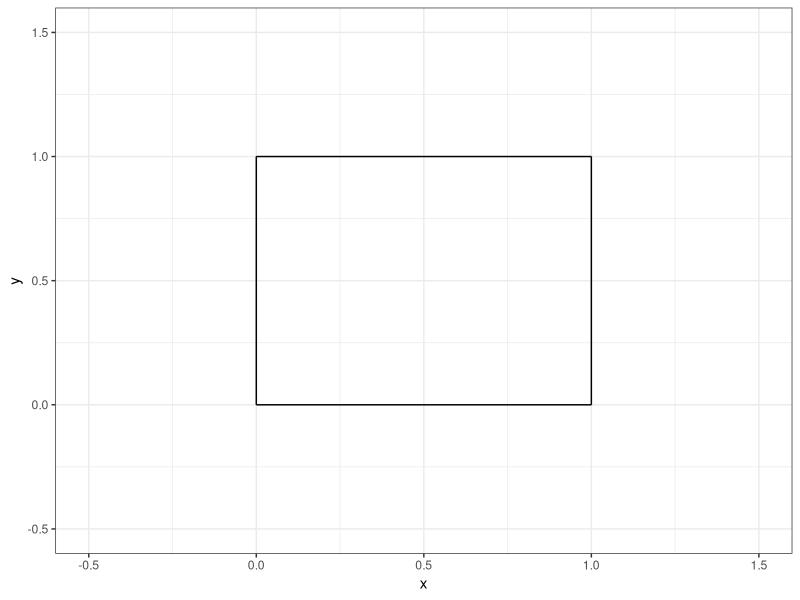
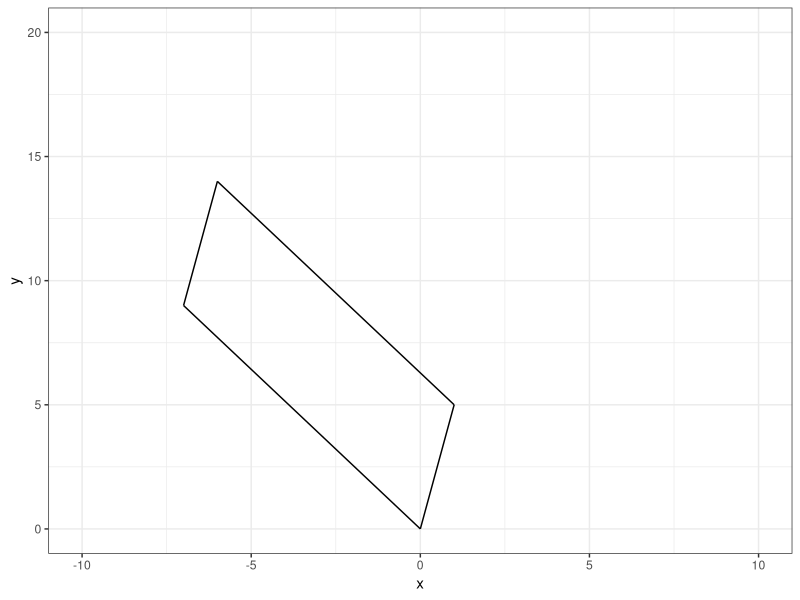
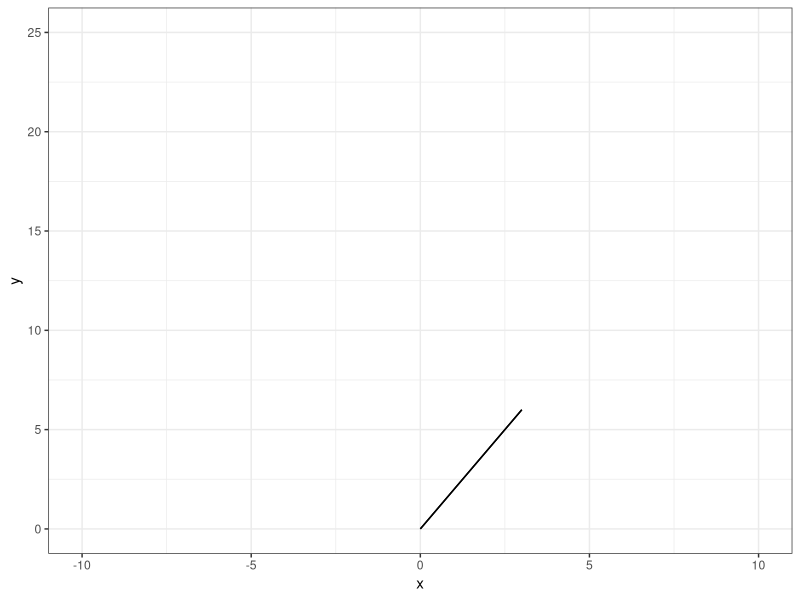
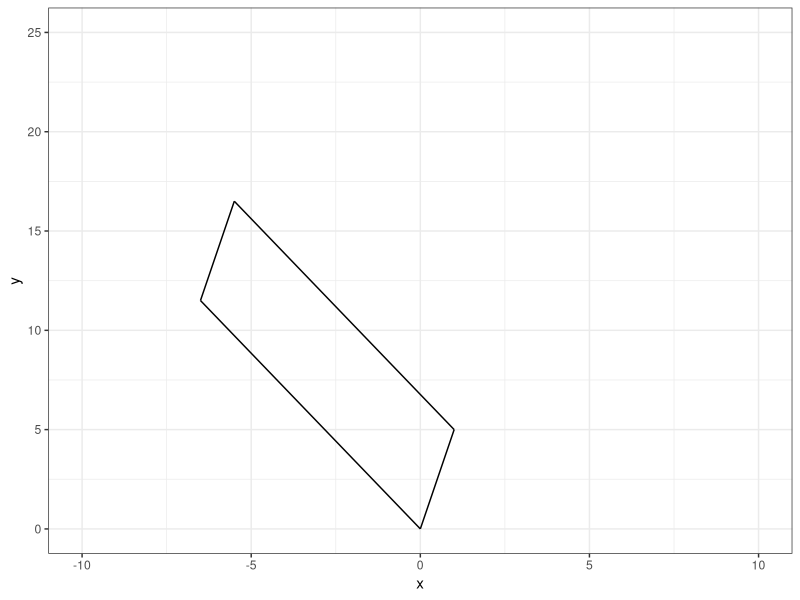
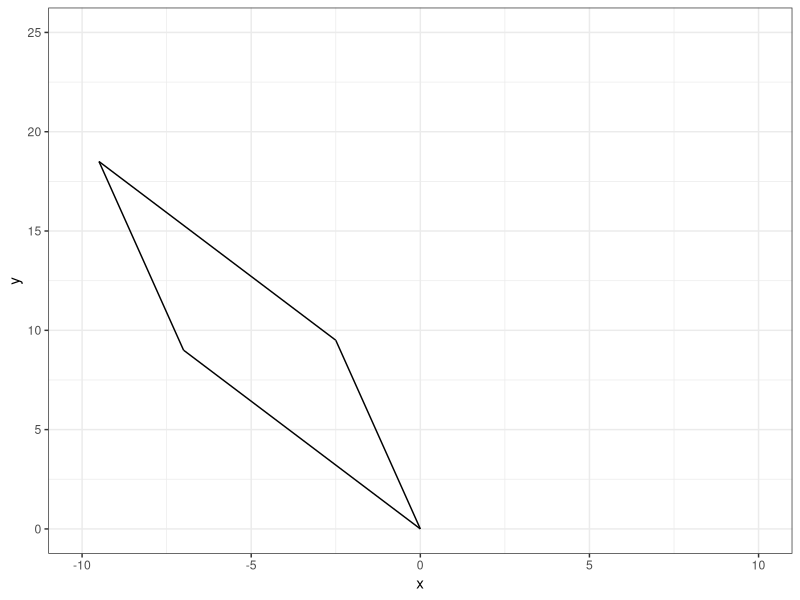
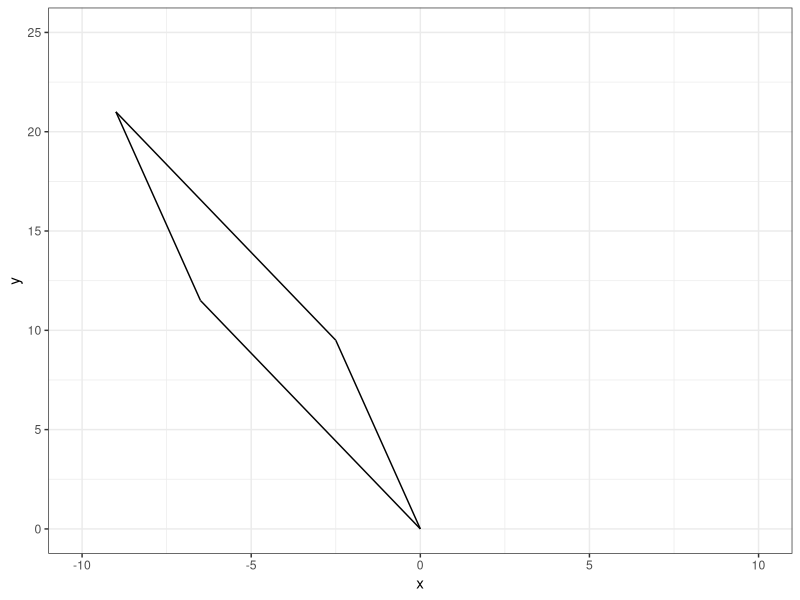
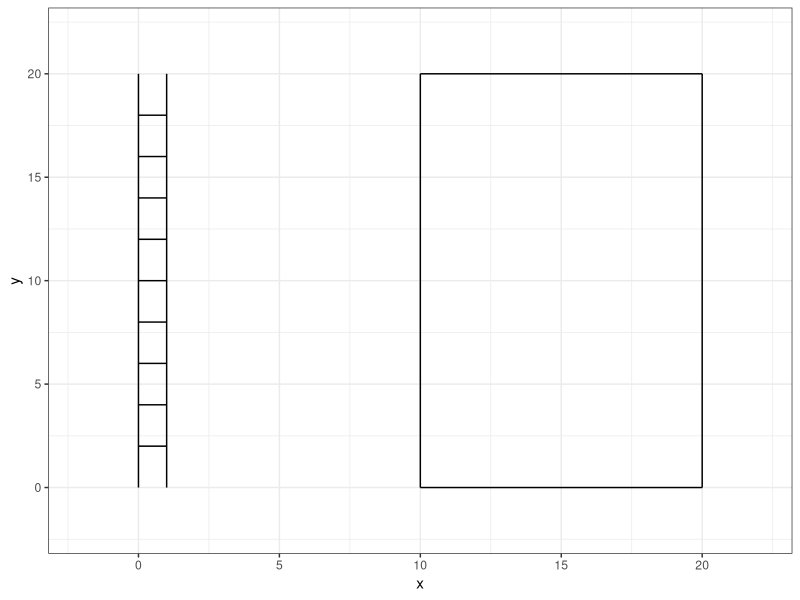

The R script that drew these images, in order:
## ---- chunk 1
#| echo: false

default_chunk_hook  <- knitr::knit_hooks$get("chunk")

latex_font_size <- c("Huge", "huge", "LARGE", "Large", 
                     "large", "normalsize", "small", 
                     "footnotesize", "scriptsize", "tiny")

knitr::knit_hooks$set(chunk = function(x, options) {
  x <- default_chunk_hook(x, options)
  if(options$size %in% latex_font_size) {
    paste0("\n \\", options$size, "\n\n", 
      x, 
      "\n\n \\normalsize"
    )
  } else {
    x
  }
})

## ---- chunk 2
#| label: load-packages
#| include: false
library(tidyverse)
## ---- chunk 3
#| label: fig-unitsquare
#| fig-cap: "The unit square."
#| fig-width: 3
#| fig-height: 3
#| scale: "80%"
#| fig-align: "center"
#| size: "scriptsize"
ggplot() +
  geom_segment(aes(x = 0, xend = 0,
                   y=0, yend = 1))+
  geom_segment(aes(x = 0, xend = 1,
                   y=1, yend = 1))+
  geom_segment(aes(x = 1, xend = 1,
                   y=0, yend = 1))+
  geom_segment(aes(x = 0, xend = 1,
                   y=0, yend = 0)) +
  theme_bw() + 
  xlim(-0.5, 1.5)+
  ylim(-0.5, 1.5)+
  labs(x = "x", 
       y = "y")
## ---- chunk 4
#| size: "scriptsize"
#| code-fold: FALSE
 
(A = matrix(data=c(1,-7,5,9), nrow=2, ncol=2, byrow=TRUE))
## ---- chunk 5
#| size: "scriptsize"
#| code-fold: FALSE

(M = diag(2))
(T = A %*% M)
## ---- chunk 6
#| size: "scriptsize"
#| code-fold: FALSE
(basis.vector.1 = T[,1])
(basis.vector.2 = T[,2])
## ---- chunk 7
#| size: "scriptsize"
#| code-fold: FALSE
(p.0 = c(0,0))
(p.1 = basis.vector.1)
(p.2 = basis.vector.1 + basis.vector.2)
(p.3 = basis.vector.2)
## ---- chunk 8
#| label: fig-part-1e
#| fig-cap: "Shape (part 1e)."
#| fig-width: 3
#| fig-height: 3
#| scale: "80%"
#| fig-align: "center"
#| size: "scriptsize"
ggplot() +
  geom_segment(aes(x = p.0[1], xend = p.1[1],
                   y=p.0[2], yend = p.1[2]))+
  geom_segment(aes(x = p.1[1], xend = p.2[1],
                   y=p.1[2], yend = p.2[2]))+
  geom_segment(aes(x = p.2[1], xend = p.3[1],
                   y=p.2[2], yend = p.3[2]))+
  geom_segment(aes(x = p.3[1], xend = p.0[1],
                   y=p.3[2], yend = p.0[2])) +
  theme_bw() + 
  xlim(-10, 10)+
  ylim(0, 20)+
  labs(x = "x", 
       y = "y")
## ---- chunk 9
#| size: "scriptsize"
#| code-fold: FALSE
(det.A = det(A))
## ---- chunk 10
#| size: "scriptsize"
#| code-fold: FALSE
 
(A = matrix(data=c(1,2,2,4), nrow=2, ncol=2, byrow=TRUE))
## ---- chunk 11
#| size: "scriptsize"
#| code-fold: FALSE

(M = diag(2))
(T = A %*% M)
## ---- chunk 12
#| size: "scriptsize"
#| code-fold: FALSE
(basis.vector.1 = T[,1])
(basis.vector.2 = T[,2])
## ---- chunk 13
#| size: "scriptsize"
#| code-fold: FALSE
(p.0 = c(0,0))
(p.1 = basis.vector.1)
(p.2 = basis.vector.1 + basis.vector.2)
(p.3 = basis.vector.2)
## ---- chunk 14
#| label: fig-part-2e
#| fig-cap: "Shape (part 2e)."
#| fig-width: 3
#| fig-height: 3
#| scale: "80%"
#| fig-align: "center"
#| size: "scriptsize"
ggplot() +
  geom_segment(aes(x = p.0[1], xend = p.1[1],
                   y=p.0[2], yend = p.1[2]))+
  geom_segment(aes(x = p.1[1], xend = p.2[1],
                   y=p.1[2], yend = p.2[2]))+
  geom_segment(aes(x = p.2[1], xend = p.3[1],
                   y=p.2[2], yend = p.3[2]))+
  geom_segment(aes(x = p.3[1], xend = p.0[1],
                   y=p.3[2], yend = p.0[2])) +
  theme_bw() + 
  xlim(-10, 10)+
  ylim(0, 25)+
  labs(x = "x", 
       y = "y")
## ---- chunk 15
#| size: "scriptsize"
#| code-fold: FALSE
(det.A = det(A))
## ---- chunk 16
#| size: "scriptsize"
#| code-fold: FALSE
k = 0.5
(M.v = matrix(data=c(1,k,0,1),nrow=2,ncol=2,byrow=TRUE))
(A = matrix(data=c(1,-7,5,9),nrow=2,ncol=2,byrow=TRUE))
T = A %*% M.v

basis.vector.1 = T[,1]
basis.vector.2 = T[,2]

p.0 = c(0,0)
p.1 = basis.vector.1
p.2 = basis.vector.1 + basis.vector.2
p.3 = basis.vector.2
## ---- chunk 17
#| label: fig-part-3a
#| fig-cap: "Shape (part 3a)."
#| fig-width: 3
#| fig-height: 3
#| scale: "80%"
#| fig-align: "center"
#| size: "scriptsize"
ggplot() +
  geom_segment(aes(x = p.0[1], xend = p.1[1],
                   y=p.0[2], yend = p.1[2]))+
  geom_segment(aes(x = p.1[1], xend = p.2[1],
                   y=p.1[2], yend = p.2[2]))+
  geom_segment(aes(x = p.2[1], xend = p.3[1],
                   y=p.2[2], yend = p.3[2]))+
  geom_segment(aes(x = p.3[1], xend = p.0[1],
                   y=p.3[2], yend = p.0[2])) +
  theme_bw() + 
  xlim(-10, 10)+
  ylim(0, 25)+
  labs(x = "x", 
       y = "y")
## ---- chunk 18
#| size: "scriptsize"
#| code-fold: FALSE
(det.A = det(A))
## ---- chunk 19
#| size: "scriptsize"
#| code-fold: FALSE
k = 0.5
(M.v = matrix(data=c(1,0,k,1),nrow=2,ncol=2,byrow=TRUE))
(A = matrix(data=c(1,-7,5,9),nrow=2,ncol=2,byrow=TRUE))
T = A %*% M.v

basis.vector.1 = T[,1]
basis.vector.2 = T[,2]

p.0 = c(0,0)
p.1 = basis.vector.1
p.2 = basis.vector.1 + basis.vector.2
p.3 = basis.vector.2
## ---- chunk 20
#| label: fig-part-3b
#| fig-cap: "Shape (part 3b)."
#| fig-width: 3
#| fig-height: 3
#| scale: "80%"
#| fig-align: "center"
#| size: "scriptsize"
ggplot() +
  geom_segment(aes(x = p.0[1], xend = p.1[1],
                   y=p.0[2], yend = p.1[2]))+
  geom_segment(aes(x = p.1[1], xend = p.2[1],
                   y=p.1[2], yend = p.2[2]))+
  geom_segment(aes(x = p.2[1], xend = p.3[1],
                   y=p.2[2], yend = p.3[2]))+
  geom_segment(aes(x = p.3[1], xend = p.0[1],
                   y=p.3[2], yend = p.0[2])) +
  theme_bw() + 
  xlim(-10, 10)+
  ylim(0, 25)+
  labs(x = "x", 
       y = "y")
## ---- chunk 21
#| size: "scriptsize"
#| code-fold: FALSE
(det.A = det(A))
## ---- chunk 22
#| size: "scriptsize"
#| code-fold: FALSE
k = 0.5
(M.v = matrix(data=c(1,k,k,1),nrow=2,ncol=2,byrow=TRUE))
(A = matrix(data=c(1,-7,5,9),nrow=2,ncol=2,byrow=TRUE))
T = A %*% M.v

basis.vector.1 = T[,1]
basis.vector.2 = T[,2]

p.0 = c(0,0)
p.1 = basis.vector.1
p.2 = basis.vector.1 + basis.vector.2
p.3 = basis.vector.2
## ---- chunk 23
#| label: fig-part-3c
#| fig-cap: "Shape (part 3c)."
#| fig-width: 3
#| fig-height: 3
#| scale: "80%"
#| fig-align: "center"
#| size: "scriptsize"
ggplot() +
  geom_segment(aes(x = p.0[1], xend = p.1[1],
                   y=p.0[2], yend = p.1[2]))+
  geom_segment(aes(x = p.1[1], xend = p.2[1],
                   y=p.1[2], yend = p.2[2]))+
  geom_segment(aes(x = p.2[1], xend = p.3[1],
                   y=p.2[2], yend = p.3[2]))+
  geom_segment(aes(x = p.3[1], xend = p.0[1],
                   y=p.3[2], yend = p.0[2])) +
  theme_bw() + 
  xlim(-10, 10)+
  ylim(0, 25)+
  labs(x = "x", 
       y = "y")
## ---- chunk 24
#| size: "scriptsize"
#| code-fold: FALSE
(det.A = det(A))
## ---- chunk 25
#| size: "scriptsize"
#| code-fold: FALSE
(ladder = data.frame(x=c(0,0,1,1,0,1,0,1,0,1,0,1,0,1,0,1,0,1,0,1,0,1),y=c(0,20,0,20,2,2,4,4,6,6,8,8,10,10,12,12,14,14,16,16,18,18),group=c(1,1,2,2,3,3,4,4,5,5,6,6,7,7,8,8,9,9,10,10,11,11)))
## ---- chunk 26
#| label: fig-ladder
#| fig-cap: "A ladder."
#| fig-width: 3
#| fig-height: 3
#| scale: "80%"
#| fig-align: "center"
#| size: "scriptsize"
ggplot() +
  geom_path(data = ladder, 
              aes(x = x, y = y, group = group)) +
                  geom_segment(aes(x = 10, xend = 10,
                   y=0, yend = 20))+
  geom_segment(aes(x = 10, xend = 20,
                   y=20, yend = 20))+
  geom_segment(aes(x = 20, xend = 20,
                   y=0, yend = 20))+
  geom_segment(aes(x = 10, xend = 20,
                   y=0, yend = 0)) +
  theme_bw() +
  xlim(-2,22) +
  ylim(-2,22)
## ---- chunk 27
#| size: "scriptsize"
#| code-fold: FALSE
k=0.5
(M.h = matrix(data=c(1,0,k,1),nrow=2,ncol=2,byrow=TRUE))
(A = as.matrix(ladder[,c(1,2)]))

(T = A %*% M)
## ---- chunk 28
#| size: "scriptsize"
#| code-fold: FALSE
(leaning.ladder = data.frame(x = T[,1],y=T[,2]))
